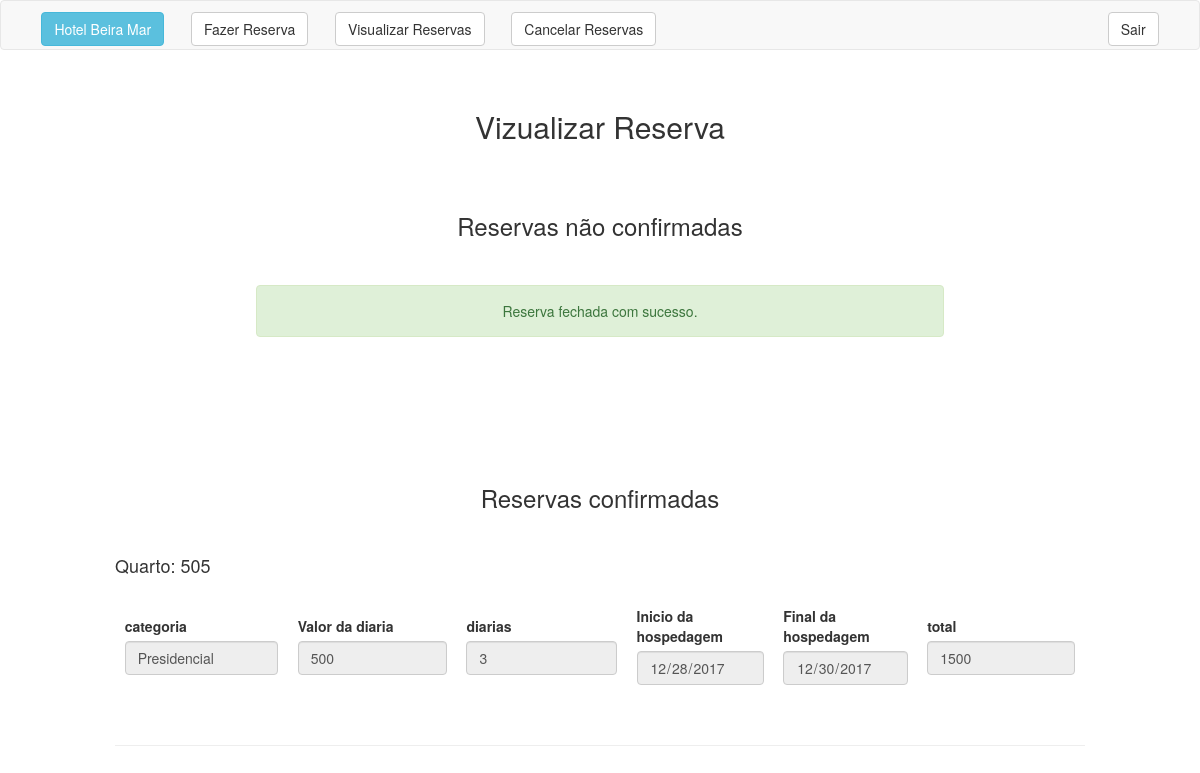
Page /visualizar_reserva.php?msg=ok (signed in) on the committed database.
### tables this page shows
CREATE TABLE `reservas` (
  `idreserva` int(11) NOT NULL AUTO_INCREMENT,
  `idcliente` int(11) DEFAULT NULL,
  `idquarto` int(11) NOT NULL,
  `total` double DEFAULT NULL,
  `diarias` int(11) DEFAULT NULL,
  `dataInicio` date DEFAULT NULL,
  `dataFim` date DEFAULT NULL,
  `confirma` tinyint(1) NOT NULL,
  PRIMARY KEY (`idreserva`),
  KEY `fk_reserva_clientes_idx` (`idcliente`),
  KEY `fk_reservas_quarto1_idx` (`idquarto`),
  CONSTRAINT `fk_reserva_clientes` FOREIGN KEY (`idcliente`) REFERENCES `clientes` (`idcliente`) ON DELETE NO ACTION ON UPDATE NO ACTION,
  CONSTRAINT `fk_reservas_quarto1` FOREIGN KEY (`idquarto`) REFERENCES `quartos` (`idquarto`) ON DELETE NO ACTION ON UPDATE NO ACTION
);

CREATE TABLE `quartos` (
  `idquarto` int(11) NOT NULL AUTO_INCREMENT,
  `numero` int(11) NOT NULL,
  `valor` double NOT NULL,
  `idtipoQuartos` int(11) NOT NULL,
  `descricao` varchar(500) NOT NULL,
  PRIMARY KEY (`idquarto`),
  KEY `fk_quartos_tipoQuartos1_idx` (`idtipoQuartos`),
  CONSTRAINT `fk_quartos_tipoQuartos1` FOREIGN KEY (`idtipoQuartos`) REFERENCES `tipoQuartos` (`idtipoQuarto`) ON DELETE NO ACTION ON UPDATE NO ACTION
);

CREATE TABLE `tipoQuartos` (
  `idtipoQuarto` int(11) NOT NULL AUTO_INCREMENT,
  `nome` varchar(45) NOT NULL,
  PRIMARY KEY (`idtipoQuarto`)
);

### visualizar_reserva.php (the view, shortened to what this page needs)
<?php
	include "conexao.inc";
	$sql2="select r.total, r.diarias, r.idreserva, r.dataInicio, r.dataFim, q.numero, q.valor, qt.nome from reservas r inner join quartos q on q.idquarto = r.idquarto inner  join tipoQuartos qt on qt.idtipoQuarto = q.idtipoQuartos where confirma=1";
	$lista2=mysqli_query($con, $sql2);
?>
<!DOCTYPE html>
<html>
<head>
	<link rel="stylesheet" type="text/css" href="css/estilo.css">
	<link rel="stylesheet" type="text/css" href="css/bootstrap.min.css">
</head>
<body>
	<?php include "menu.php" ?>
	<div class="info">
		<br>
		<h2>Vizualizar Reserva</h2>
		<br><br>
		<h3> Reservas não confirmadas</h4>
		<br>
		<div class="alert result">
			<?php if(isset($_GET["msg"]) && $_GET["msg"]=='ok'): ?>
				<div class="alert alert-success">
						Reserva fechada com sucesso.
				</div>
			<?php endif ?>
		</div>
	</div>
	<div class="col-md-12 res">
		<h3>Reservas confirmadas</h3>
	</div>
	<?php while($row = mysqli_fetch_assoc($lista2)): ?>
		<div class="col-md-10 col-md-offset-1">
			<h4>Quarto: <?php echo $row['numero']; ?></h4><br>
			<table>
				<tbody>
					<tr>
						<td class="info2">
							<label for="">categoria</label><br>
							<input type="text" class="form-control" disabled value="<?php echo $row['nome']; ?>">
						</td>
						<td class="info2">
							<label for="">Valor da diaria</label><br>
							<input type="text" class="form-control" disabled value="<?php echo $row['valor']; ?>">
						</td>
						<td class="info2">
							<label for="">diarias</label><br>
							<input type="text" class="form-control" disabled value="<?php echo $row['diarias']; ?>">
						</td>
						<td class="info2">
							<label for="">Inicio da hospedagem</label><br>
							<input type="date" class="form-control" disabled value="<?php echo $row['dataInicio']; ?>">
						</td>
						<td class="info2">
							<label for="">Final da hospedagem</label><br>
							<input type="date" class="form-control" disabled value="<?php echo $row['dataFim']; ?>">
						</td>
						<td class="info2">
							<label for="">total</label><br>
							<input type="text" class="form-control" disabled value="<?php echo $row['total']; ?>">
						</td>
					</tr>
				</tbody>
			</table>
			<br><br><hr>
		</div>
	<?php endwhile ?>
</body>
</html>

### css/estilo.css (style rules this page uses)
.res { text-align: center; margin-top: 6%; margin-bottom: 2%; }
.info { text-align: center; padding-left: 20%; padding-right: 20%; }
.result { text-align: center; font-size: 100%; }
.info2 { padding-left: 1%; padding-right: 1%; }

### rows in the picture
reservas: idquarto.numero "505", nome "Presidencial", idquarto.valor "500", diarias "3", dataInicio "12/28/2017", dataFim "12/30/2017", total "1500"
